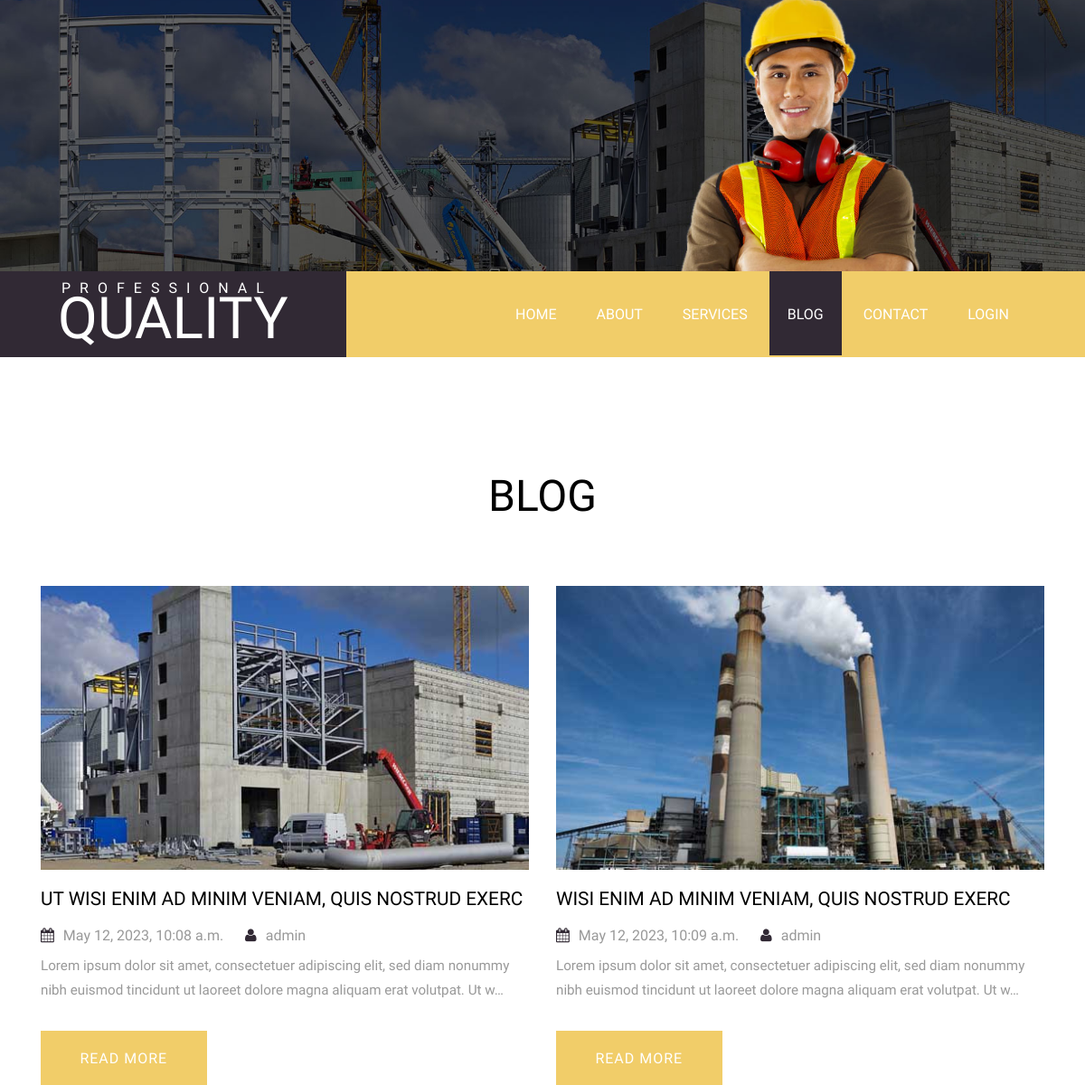
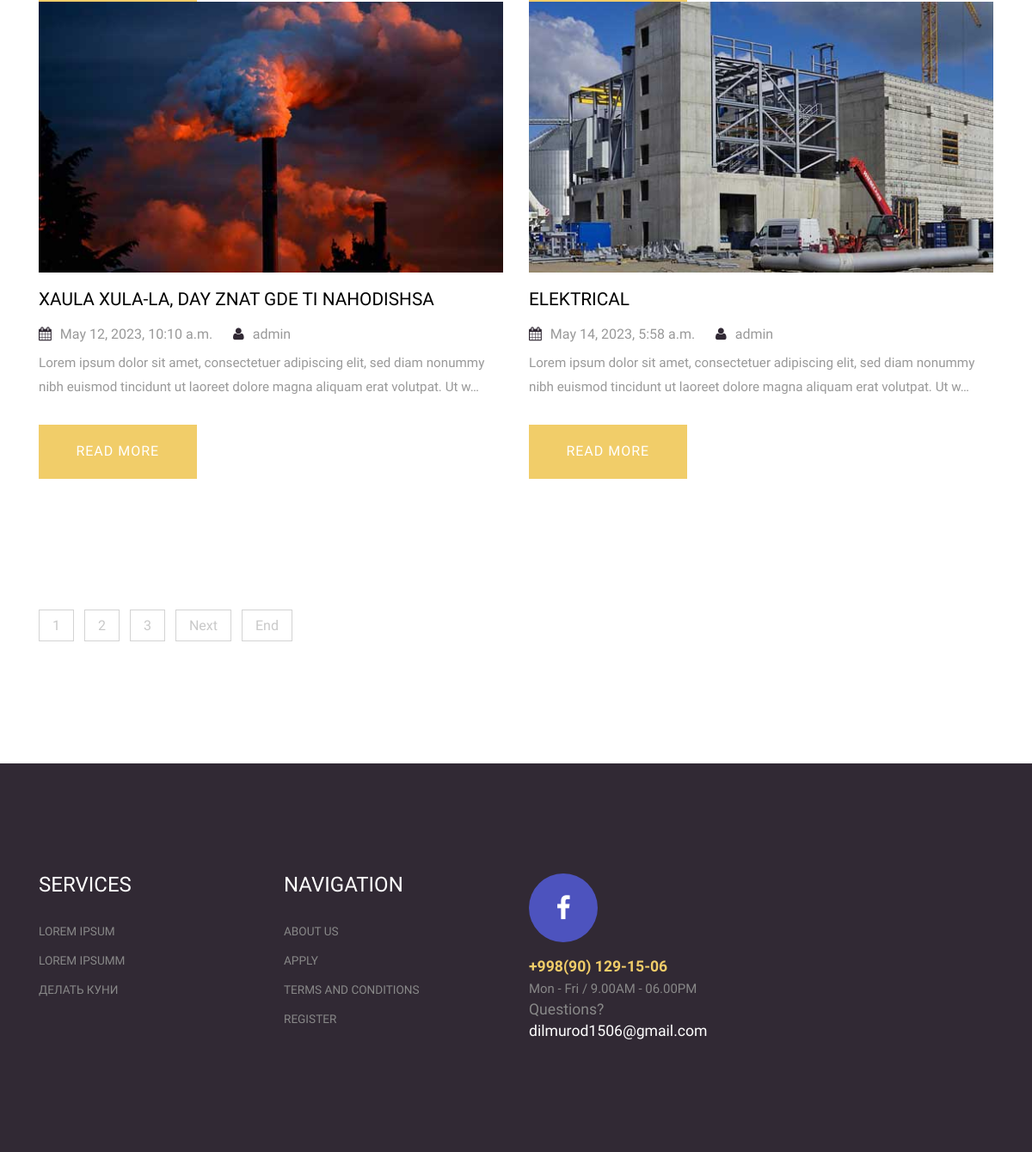
Screenshot of /blog/ with the database file from the repository (2 pictures, top to bottom).
### pages/models.py (models this page shows, shortened)
class Blog(models.Model):
    title = models.CharField(verbose_name="Название блога", max_length=150, unique=True)
    descr = models.TextField(verbose_name="Описание блога")
    slug = models.SlugField(blank=True, null=True, unique=True)
    created_at = models.DateTimeField(verbose_name="Дата создания", auto_now_add=True)
    author = models.ForeignKey(User, on_delete=models.CASCADE, default=None, null=True)
    def get_absolute_url(self):
        return reverse("blog_detail", kwargs={"slug": self.slug})
    def get_photo_blog(self):
        photo = self.blogimage_set.all().first()
        if photo is not None:
            return photo.photo.url
        return "https://images.satu.kz/126101312_w640_h640_razdel-v-razrabotketovary.jpg"
    class Meta:
        verbose_name = "Блог"
        verbose_name_plural = "Блоги"

class BlogImage(models.Model):
    photo = models.ImageField(verbose_name="Фото", upload_to="blogs/", blank=True, null=True)
    humans = models.ForeignKey(Blog, on_delete=models.CASCADE)

class Services(models.Model):
    title = models.CharField(verbose_name="Название услуги", max_length=150, unique=True)
    descr = models.TextField(verbose_name="Описание услуги  ")
    slug = models.SlugField(blank=True, null=True, unique=True)
    class Meta:
        verbose_name = "Услугу"
        verbose_name_plural = "Услуги"

### pages/views.py (the view)
# urls.py: path("blog/", views.blog_view, name="blog"),
def blog_view(request):
    blogs = Blog.objects.all()
    services = Services.objects.all()[:3]
    paginator = Paginator(blogs, 4)
    page = request.GET.get("page")
    result = paginator.get_page(page)
    context = {
        "blogs": result,
        "services": services,
    }
    return render(request, "pages/blog.html", context)

### templates/pages/blog.html (shortened to what this page needs)
{% extends 'base.html' %}
{% load static %}
{% block title1 %}
<div class="header_about"></div>
{% endblock title1 %}
{% block content %}
<div class="grid_4">
    <div class="container">
        <h1 class="blog_head">Blog</h1>
        <div class="blog_grid span2">
            {% for blog in blogs %}
            <div class="col-md-6 blog_box">
                <a href="{{ blog.get_absolute_url }}" class="mask"><img src="{{ blog.get_photo_blog }}" alt="image" class="img-responsive zoom-img" alt=""/></a>
                <h3><a href="{{ blog.get_absolute_url }}">{{ blog.title }}</a></h3>
                <div class="links">
                    <ul>
                        <li><i class="fa blog-icon fa-calendar"> </i><span>{{ blog.created_at }}</span></li>
                        <li><i class="fa blog-icon fa-user"> </i><span>{{ blog.author }}</span></li>
                    </ul>
                </div>
                <p>{{ blog.descr|truncatechars:150 }}</p>
                <a href="{{ blog.get_absolute_url }}" class="btn1 btn-8 btn-8c">Read More</a>
            </div>
            {% endfor %}
            <div class="clearfix"></div>
        </div>
        {% if blogs.has_other_pages %}
        <div class="pagination">
            <ul>
                {% for i in blogs.paginator.page_range %}
                {% if i == blogs.number %}
                <li><a class="pagenav " href="?page={{ i }}">{{ i }}</a></li>
                {% else %}
                <li><a class="pagenav" href="?page={{ i }}">{{ i }}</a></li>
                {% endif %}
                {% endfor %}
                {% if blogs.has_next %}
                <li class="pagination-next"><a href="?page={{ blogs.next_page_number }}" class="border pagenav">Next</a></li>
                <li class="pagination-end lastItem"><a href="?page={{ blogs.paginator.num_pages }}" class="border pagenav">End</a></li>
                {% endif %}
            </ul>
        </div>
        {% endif %}
    </div>
</div>
{% endblock content %}

### templates/base.html (shortened to what this page needs)
{% load static %}
<!DOCTYPE HTML>
<html>
<head>
    <link href="{% static 'css/bootstrap.css' %}" rel='stylesheet' type='text/css'/>
    <link href="{% static 'css/style.css' %}" rel='stylesheet' type='text/css'/>
    <link href="{% static 'css/font-awesome.css' %}" rel="stylesheet">
    <link href="{% static 'css/animate.css' %}" rel='stylesheet' type='text/css'/>
</head>
<body>
{% block title1 %}
{% endblock title1 %}
<div class="header-home">
    <div class="fixed-header">
        <div class="logo">
            <a href="{% url 'home' %}">
                <span class="secondary">Professional</span>
                <span class="main">Quality</span>
            </a>
        </div>
        <div class="top-nav">
            <ul>
                <li class="{% if request.path == '/' %}active{% endif %}"><a href="{% url 'home' %}">Home</a></li>
                <li class="{% if 'about' in request.path %}active{% endif %}"><a href="{% url 'about' %}">About</a></li>
                <li class="{% if 'services' in request.path %}active{% endif %}"><a
                        href="{% url 'services' %}">Services</a></li>
                <li class="{% if 'blog' in request.path %}active{% endif %}"><a href="{% url 'blog' %}">Blog</a></li>
                <li class="{% if 'contact' in request.path %}active{% endif %}"><a
                        href="{% url 'contact' %}">Contact</a></li>
                {% if not request.user.is_authenticated %}
                <li class="{% if 'login' in request.path %}active{% endif %}"><a href="{% url 'login' %}">Login</a></li>
                {% else %}
                <li><a href="{% url 'logout' %}">Logout</a></li>
                {% endif %}
            </ul>
        </div>
        <div class="clearfix"></div>
    </div>
</div>
{% block content %}
{% endblock content %}
{% if 'registration' in request.path or 'login' in request.path %}
{% else %}
<div class="footer wow fadeInRight" data-wow-delay="0.4s">
    <div class="container">
        <div class="footer_top">
            {% if 'services' in request.path %}
            {% else %}
            <div class="col-sm-3">
                <ul class="list1">
                    <h3>Services</h3>
                    {% for service in services %}
                    <li><a href="{% url 'services' %}">{{ service.title }}</a></li>
                    {% endfor %}
                </ul>
            </div>
            {% endif %}
            <div class="col-sm-3">
                <ul class="list1">
                    <h3>Navigation</h3>
                    <li><a href="{% url 'about' %}">About Us</a></li>
                    <li><a href="{% url 'contact' %}">Apply</a></li>
                    <li><a href="{% url 'services' %}">Terms and Conditions</a></li>
                    {% if request.user.is_authenticated %}
                    {% else %}
                    <li><a href="{% url 'registration' %}">Register</a></li>
                    {% endif %}
                </ul>
            </div>
            <div class="col-sm-3">
                <ul class="socials">
                    <li><a href="https://www.facebook.com/dilmurod.burhonov.94"><i class="fa fb fa-facebook"></i></a></li>
                </ul>
                <ul class="list2">
                    <li><strong class="phone">+998(90) 129-15-06</strong><br><small>Mon - Fri / 9.00AM - 06.00PM</small>
                    </li>
                    <li>Questions? <a href="mailto:dilmurod1506@gmail.com">dilmurod1506@gmail.com</a></li>
                </ul>
            </div>
            <div class="clearfix"></div>
        </div>
    </div>
</div>
{% endif %}
</body>
</html>

### static/css/style.css (style rules this page uses)
h4, h5, h6, h1, h2, h3 { margin-top: 0; }
ul, ol { margin: 0; }
p { margin: 0; }
html, body { font-family: 'PT Sans Narrow', sans-serif; font-size: 100%; background:#fff; }
body a { transition:0.5s all; -webkit-transition:0.5s all; -moz-transition:0.5s all; -o-transition:0.5s all; -ms-transition:0.5s all; }
.header-home { background:#f1cd69; z-index: 999; }
.logo { float: left; display: inline-block; background:#312934; margin-bottom: 0; padding: 0.5em 4em 1.7em; }
span.secondary { margin-left: 4px; text-transform: uppercase; letter-spacing: 10px; color: #ffffff; display: block; margin-bottom: 7px; }
span.main { color: #ffffff; display: block; text-transform: uppercase; font-size: 4em; line-height: 30px; }
.top-nav { float: right; margin: 2.3em 4em 0 0; }
.top-nav ul { padding: 0; margin: 0; }
.top-nav ul li { display: inline-block; }
.top-nav ul li a { color: #fff; text-transform: uppercase; text-decoration: none; transition: 0.5s all; -webkit-transition: 0.5s all; -o-transition: 0.5s all; -ms-transition: 0.5s all; -moz-transition: 0.5s all; padding: 38px 20px 36px 20px; }
.top-nav ul li.active a, .top-nav ul li a:hover { color:#fff; background:#312934; -webkit-transform: rotateY(70deg); -moz-transform: rotateY(70deg); -ms-transform: rotateY(70deg); transform: rotateY(70deg); }
.footer { background:#312934; padding:8em 0; }
ul.list1 { padding:0; list-style:none; }
ul.list1 h3 { color:#fff; text-transform:uppercase; margin-bottom: 1em; }
ul.list1 li a { color:#888; font-size: 0.85em; line-height:2.5em; text-transform:uppercase; }
ul.socials { padding: 0; list-style: none; margin-bottom: 1em; }
ul.socials li { display: inline-block; }
.socials li a i.fb { margin-right: 5px; height: 80px; width: 80px; display: inline-block; color: #fff; background: none; text-align: center; line-height:81px; font-size: 30px; -webkit-border-radius: 500px; -moz-border-radius: 500px; border-radius: 500px; background: #4d53be; }
ul.list2 { padding:0; list-style:none; }
.phone { color:#f1cd69; margin-bottom:20px; }
ul.list2 li { color:#888; font-size:1.1em; }
ul.list2 li a { color:#fff; }
.header_about { background: url(../images/banner.jpg) no-repeat center top; -webkit-background-size: cover; -moz-background-size: cover; -o-background-size: cover; background-size: cover; background-position: center; min-height:300px; }
.grid_4 { padding:8em 0; }
.blog_box h3 { font-size:1.3em; text-transform:uppercase; margin-top:1em; }
.blog_box h3 a { color:#000; }
.blog_box p { font-size: 0.95em; color:#999; line-height:1.8em; margin-bottom: 2em; }
.links { padding:0.5em 0; }
.links ul { padding:0; list-style:none; }
.links ul li { display: inline-block; margin-right: 20px; color:#999; }
i.blog-icon { color:#312934; margin-right: 10px; }
.btn1 { border: none; cursor: pointer; padding: 20px 40px; display: inline-block; margin: 15px 0 0; text-transform: uppercase; letter-spacing: 1px; outline: none; position: relative; -webkit-transition: all 0.3s; -moz-transition: all 0.3s; transition: all 0.3s; width: 34%; text-align: center; color: #fff; }
.btn1:after { content: ''; position: absolute; z-index: -1; -webkit-transition: all 0.3s; -moz-transition: all 0.3s; transition: all 0.3s; }
.btn-8 { display: block; background:#f1cd69; outline: 1px solid transparent; -webkit-transform-style: preserve-3d; -moz-transform-style: preserve-3d; transform-style: preserve-3d; }
.span2 { margin-bottom:5em; }
h1.blog_head { font-size:3em; text-transform: uppercase; color:#000; text-align:center; margin-bottom:1.5em; }
.pagination { padding-left:15px; margin-top:5em; }
.pagination ul { padding:0; list-style:none; }
.pagination ul li { display: inline-block; margin-right: 8px; }
.pagination ul li .pagenav, .pagination ul li .border { text-transform: none; background: #ffffff; color: #c9c9c9; text-shadow: none; -webkit-border-radius: 0 !important; -moz-border-radius: 0 !important; border-radius: 0 !important; border: 1px solid #d3d3d3; box-shadow: none; -webkit-transition: all 0.2s linear; -moz-transition: all 0.2s linear; -o-transition: all 0.2s linear; transition: all 0.2s linear; padding:8px 15px; }
a.mask { text-decoration: none; overflow: hidden; display: block; }
img.zoom-img { -webkit-transform: scale(1, 1); -webkit-transition-timing-function: ease-out; -webkit-transition-duration: 250ms; -moz-transform: scale(1, 1); -moz-transition-timing-function: ease-out; -moz-transition-duration: 250ms; }

### rows the page displays
Blog: get_photo_blog (picture), title "UT WISI ENIM AD MINIM VENIAM, QUIS NOSTRUD EXERC", created_at "May 12, 2023, 10:08 a.m.", author "admin", descr "Lorem ipsum dolor sit amet, consectetuer adipiscing elit, sed diam nonummy nibh euismod tincidunt ut laoreet dolore magna aliquam erat volutpat. Ut w…"
Blog: get_photo_blog (picture), title "WISI ENIM AD MINIM VENIAM, QUIS NOSTRUD EXERC", created_at "May 12, 2023, 10:09 a.m.", author "admin", descr "Lorem ipsum dolor sit amet, consectetuer adipiscing elit, sed diam nonummy nibh euismod tincidunt ut laoreet dolore magna aliquam erat volutpat. Ut w…"
Blog: get_photo_blog (picture), title "XAULA XULA-LA, DAY ZNAT GDE TI NAHODISHSA", created_at "May 12, 2023, 10:10 a.m.", author "admin", descr "Lorem ipsum dolor sit amet, consectetuer adipiscing elit, sed diam nonummy nibh euismod tincidunt ut laoreet dolore magna aliquam erat volutpat. Ut w…"
Blog: get_photo_blog (picture), title "ELEKTRICAL", created_at "May 14, 2023, 5:58 a.m.", author "admin", descr "Lorem ipsum dolor sit amet, consectetuer adipiscing elit, sed diam nonummy nibh euismod tincidunt ut laoreet dolore magna aliquam erat volutpat. Ut w…"
Services: title "LOREM IPSUM"
Services: title "LOREM IPSUMM"
Services: title "ДЕЛАТЬ КУНИ"

### other values shown
{{ i }} "1"
{{ i }} "2" "3"
